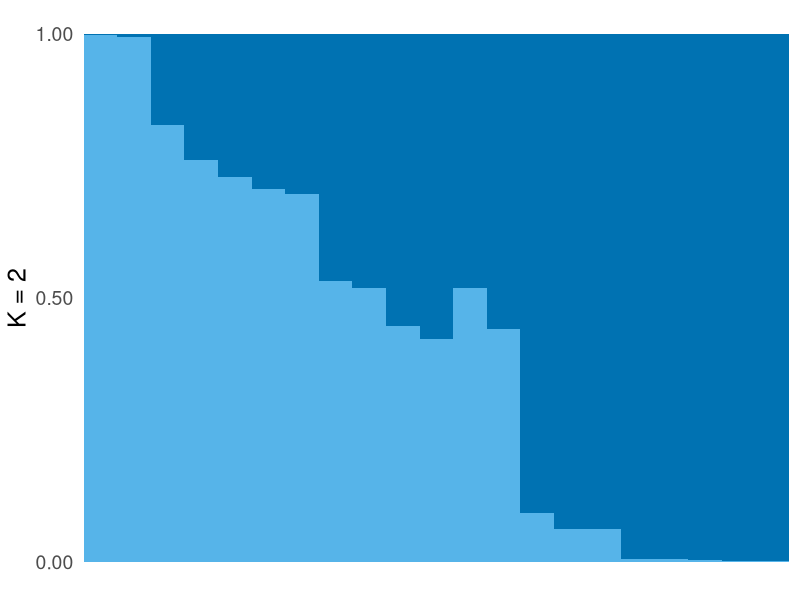
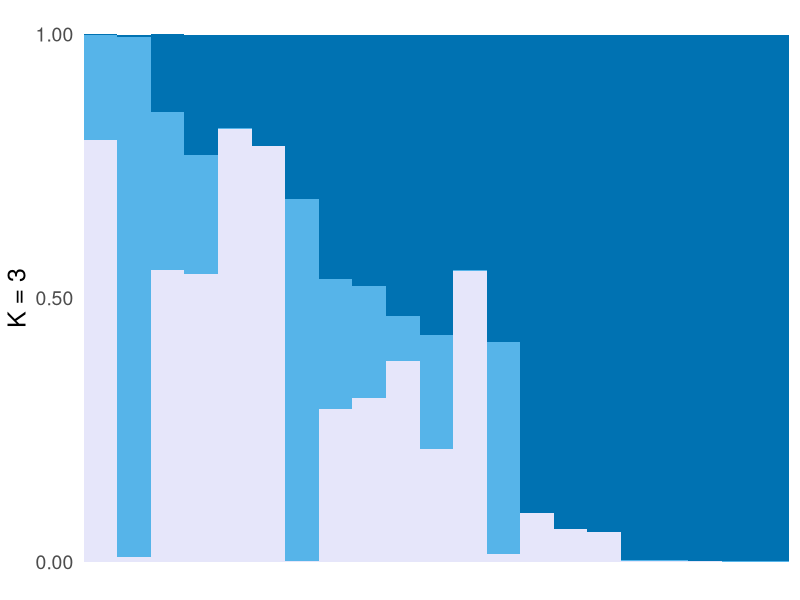
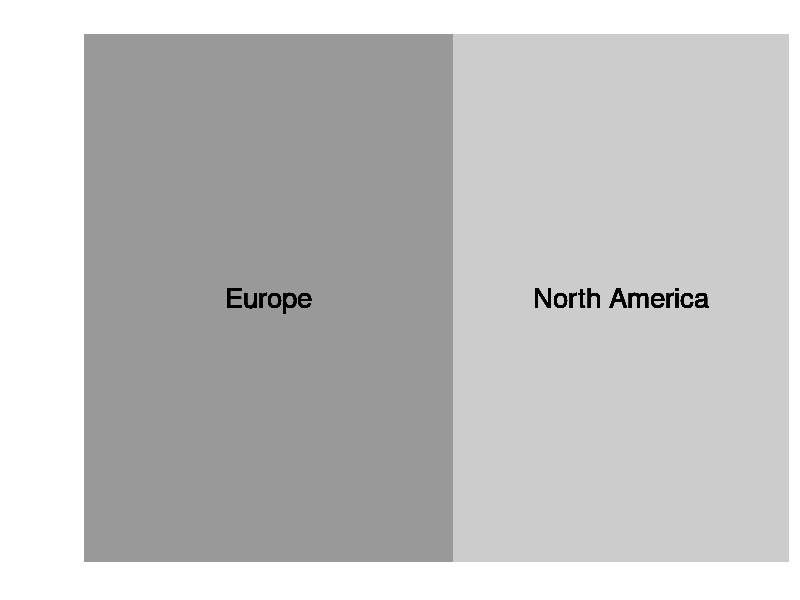
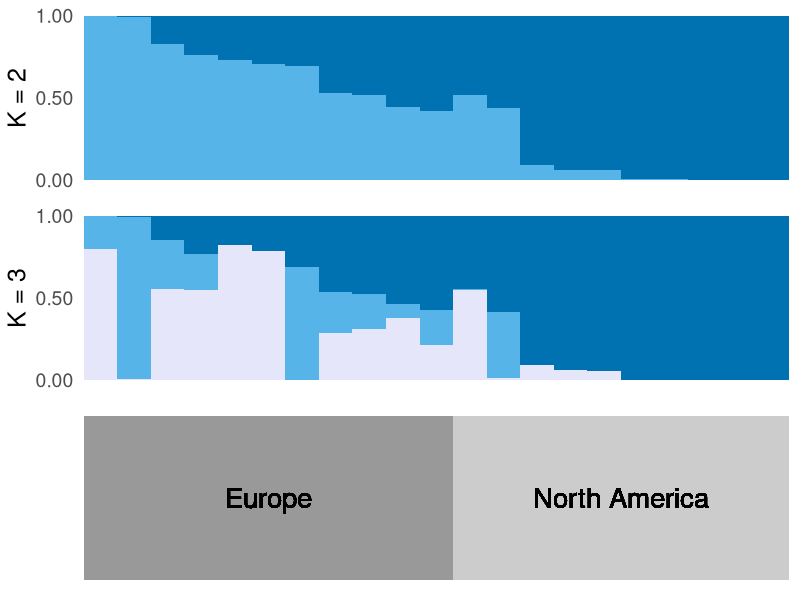
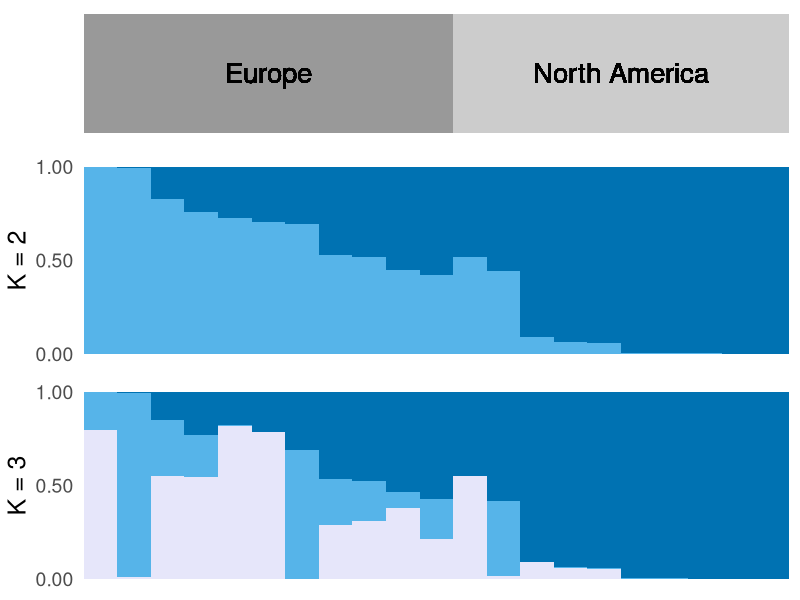

These figures' R source, in order:
library(dplyr)
library(ggplot2)
library(tidyr)
library(reshape)
library(gridExtra)

### import structure results

k2 <- read.table("ulmi_k2.txt",sep="",skip = 1, header=FALSE)
k3 <- read.table("ulmi_k3.txt",sep="",skip = 1, header=FALSE)

pop <- read.table("strains_pops.txt",sep="\t",header=TRUE, na.strings = 'na')

k2pop <- merge(k2,pop,by.x = 'V2', by.y = 'NameBam')
k3pop <- merge(k3,pop,by.x = 'V2', by.y = 'NameBam')


### order strains

k2pop$Region <- as.factor(k2pop$Region)

df <- k2pop[order(k2pop[,17], k2pop[,5]),]
rownames(df) <- 1:nrow(df)
names <- df$SpName
continents <- df$Region
new_names <- paste(names,continents, sep="_") 
df['new_names'] <- new_names


### colors

col_ou <- "#0072b2"
col4 <- "#56b4e9"
col5 <- "#E6E6FA"


### K2 plot

dn <- df[c('SpName','V5','V6','new_names','Region')]
gk2 <- dn %>% gather(key = 'Cluster', value = 'Admixture', c(2,3))
gk2$SpName <- factor(gk2$SpName, levels = as.vector(df$SpName))

p2 <- ggplot(gk2) + aes(x = SpName, y = Admixture, fill = Cluster) +
  geom_bar(stat = 'identity', col=NA, width=1) +
  scale_fill_manual(values = c(col_ou,col4)) +
  scale_y_continuous(breaks = c(0,0.5,1), labels = c("0.00","0.50","1.00")) +
  labs(y = "K = 2") +
  theme(panel.background = element_blank(),
        panel.grid = element_blank(),
        axis.ticks = element_blank(),
        axis.title.x = element_blank(),
        legend.position = "none",
        #axis.text.x = element_text(angle=90),
        axis.text.y = element_text(size=14),
        axis.title.y = element_text(size = 18),
        axis.text.x = element_blank())
p2



### K3 plot

dn3 <- k3pop[c('SpName','V5','V6','V7','Region')]
gk3 <- dn3 %>% gather(key = 'Cluster', value = 'Admixture', c(2,3,4))
gk3$SpName <- factor(gk3$SpName, levels = as.vector(df$SpName))

p3 <- ggplot(gk3) + aes(x = SpName, y = Admixture, fill = Cluster) +
  geom_bar(stat = 'identity', col=NA, width=1) +
  scale_fill_manual(values = c(col_ou,col4,col5)) +
  scale_y_continuous(breaks = c(0,0.5,1), labels = c("0.00","0.50","1.00")) +
  labs(y = "K = 3") +
  theme(panel.background = element_blank(),
        panel.grid = element_blank(),
        axis.ticks = element_blank(),
        axis.title.x = element_blank(),
        legend.position = "none",
        axis.text.y = element_text(size=14),
        axis.title.y = element_text(size=18),
        axis.text.x = element_blank())
p3




### Plotting regions

df$Stat <- 1.00
df$SpName <- factor(df$SpName, levels = df$SpName)

pr <- ggplot(df) + aes(x = SpName, y = Stat, fill = as.factor(Region)) +
  geom_bar(stat = 'identity', col=NA, width=1) +
  geom_text(x = 6, y = 0.5, label = "Europe", size = 7) + 
  geom_text(x = 16.5, y = 0.5, label = "North America", size = 7) + 
  scale_fill_manual(values = c("grey60","grey80")) +
  scale_y_continuous(breaks = c(0,1), labels = c("0.00","1.00")) +
  labs(y = "R") +
  theme(panel.background = element_blank(),
        panel.grid = element_blank(),
        axis.ticks = element_blank(),
        axis.title.x = element_blank(),
        axis.title.y = element_text(size=18, colour = "white"),
        legend.position = "none",
        #axis.text.x = element_text(angle=90),
        #axis.text.x = element_text(size=14, angle=90),
        axis.text.x = element_blank(),
        axis.text.y = element_text(size=14, colour = "white"))
pr



# combine plots

grid.arrange(p2,p3,pr,ncol=1)

pdf(file="Figure_ulmi_structure_regions.pdf",width=6,height=2.5)
#lay <- rbind(c(1),c(1),c(1),c(2),c(2),c(2),c(3))
lay <- rbind(c(1),c(1),c(2),c(2),c(2),c(3),c(3),c(3))
grid.arrange(pr,p2,p3, ncol = 1, layout_matrix = lay)
dev.off()
